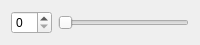
<?xml version="1.0" encoding="UTF-8"?>
<ui version="4.0">
 <class>SmallWidget</class>
 <widget class="QWidget" name="SmallWidget">
  <property name="geometry">
   <rect>
    <x>0</x>
    <y>0</y>
    <width>200</width>
    <height>40</height>
   </rect>
  </property>
  <property name="windowTitle">
   <string>Form</string>
  </property>
  <layout class="QHBoxLayout" name="horizontalLayout">
   <item>
    <widget class="QSpinBox" name="spinBox"/>
   </item>
   <item>
    <widget class="QSlider" name="horizontalSlider">
     <property name="orientation">
      <enum>Qt::Horizontal</enum>
     </property>
    </widget>
   </item>
  </layout>
 </widget>
 <resources/>
 <connections/>
</ui>
